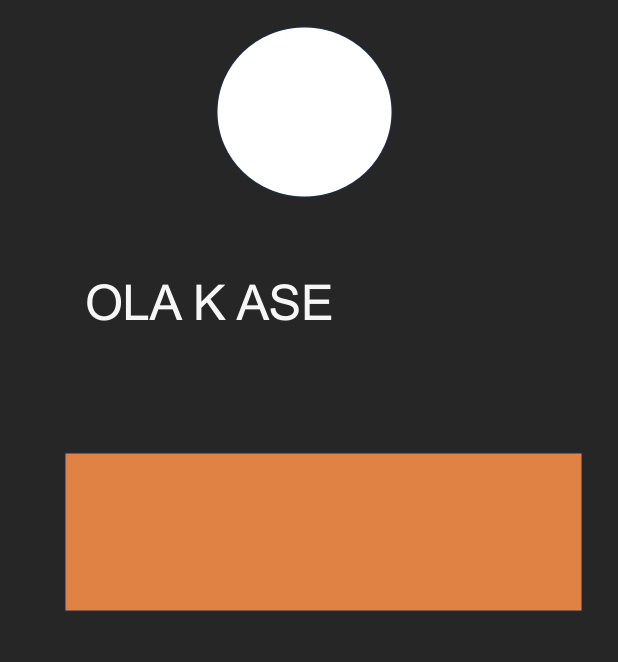
#> input picture imagen.png, 1236 x 1324 px, given in place of the camera (shown at 1/2 size)
$ python ocr_webcam.py
#> lines starting #> are read from the running program, lines starting #| are printed output that depends on the picture; after the words box and inside, x2 and y2 are one past the last pixel; in counts of white or black regions, pixels touching at a corner belong together


import cv2
import numpy as np

def reconocer_figuras_texto_camara():
    camara = cv2.VideoCapture(1)
    #
    while True:
        ret, imagen = camara.read()
#> imagen is the input picture: shape (1324, 1236, 3); mean B, G, R 57.8, 69.9, 88.3

        if not ret:
            break

        alto, ancho, _ = imagen.shape
#> alto = 1324; ancho = 1236

        #RECONOCIMIENTO DE FIGURA
        region_superior = imagen[0:int(alto/3),:]
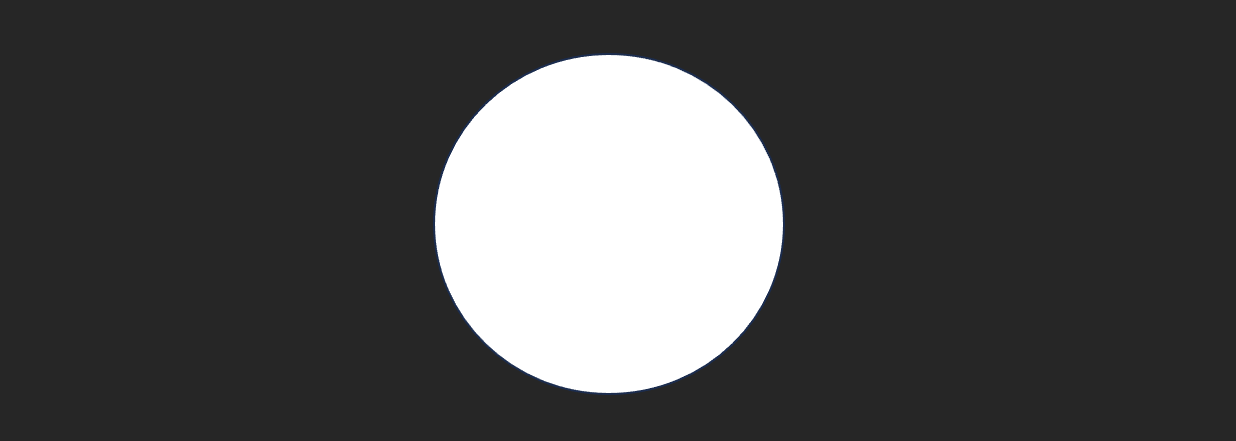
#> region_superior: shape (441, 1236, 3); mean B, G, R 74.9, 74.8, 74.7

        region_superior_gris = cv2.cvtColor(region_superior, cv2.COLOR_BGR2GRAY)

        _, region_superior_binaria = cv2.threshold(region_superior_gris, 127, 255, cv2.THRESH_BINARY)
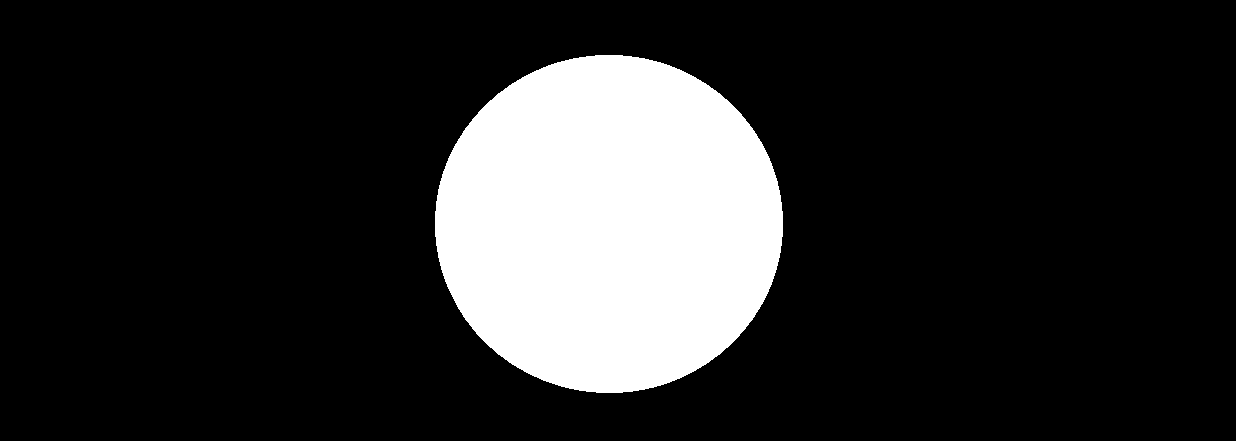
#> region_superior_binaria: shape (441, 1236); 16.9% white; 1 white region

        contornos, _ = cv2.findContours(region_superior_binaria, cv2.RETR_EXTERNAL, cv2.CHAIN_APPROX_SIMPLE)
#> contornos = 1 contour; box (x1, y1, x2, y2) and area: (435, 55, 783, 393) 91904


        figuras = []

        for contorno in contornos:
            # Aproximar el contorno a una figura de pocos lados
            approx = cv2.approxPolyDP(contorno, 0.04 * cv2.arcLength(contorno, True), True)
            lados = len(approx)

            # Determinar el tipo de figura basado en el número de lados
            if lados == 3:
                tipo_figura = "Triangulo"
            elif lados == 4:
                x, y, ancho, alto = cv2.boundingRect(approx)
                aspect_ratio = float(ancho) / alto

                # Si el aspect ratio está cerca de 1, es un cuadrado; de lo contrario, es un rectángulo
                tipo_figura = "Cuadrado" if aspect_ratio >= 0.95 and aspect_ratio <= 1.05 else "Rectángulo"
            elif lados == 5:
                tipo_figura = "Pentagono"
            elif lados == 6:
                tipo_figura = "Hexagono"
            else:
                tipo_figura = "Desconocido"

            # Agregar la figura reconocida a la lista
            figuras.append(tipo_figura)
#> this loop made 1 pass
#> (lados, tipo_figura) on pass 1: (8, 'Desconocido')
#> after the loop, figuras = ['Desconocido']

        # Dibujar los contornos y etiquetas en la imagen completa
        imagen = cv2.drawContours(imagen, contornos, -1, (0, 255, 0), 2)
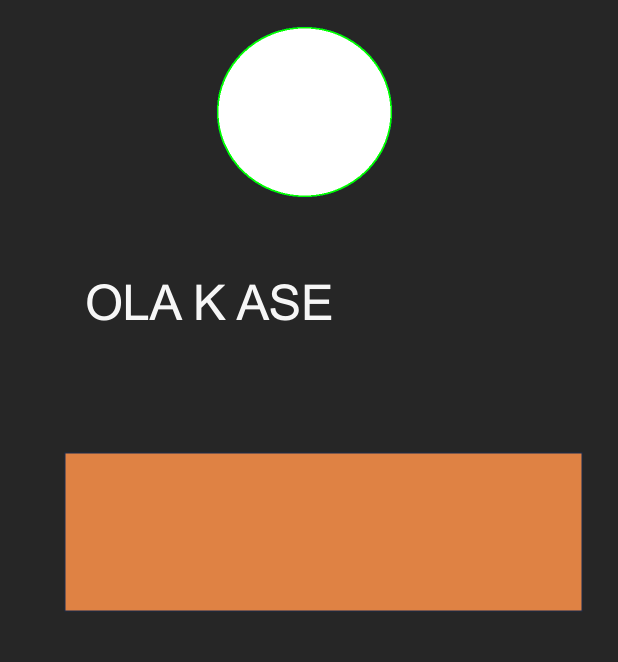
#> imagen: shape (1324, 1236, 3) (shown at 1/2 size); 0.23% of pixels changed, all inside (x1, y1, x2, y2) = (434, 54, 784, 394)

        for i, figura in enumerate(figuras):
            x, y, _, _ = cv2.boundingRect(contornos[i])
            cv2.putText(imagen, figura, (x, y - 10), cv2.FONT_HERSHEY_SIMPLEX, 0.9, (0, 255, 0), 2)
#> this loop made 1 pass
#> (figura, x, y) on pass 1: ('Desconocido', 435, 55)
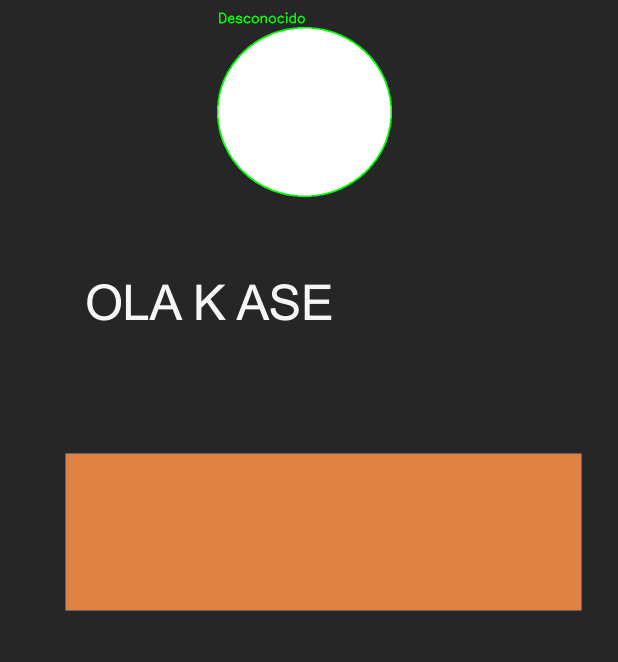
#> imagen: shape (1324, 1236, 3) (shown at 1/2 size); 0.08% of pixels changed, all inside (x1, y1, x2, y2) = (438, 24, 610, 47)

        #PARA RECONOCIMIENTO DE COLOR
        region_baja = imagen[int(2*alto/3):alto, :]
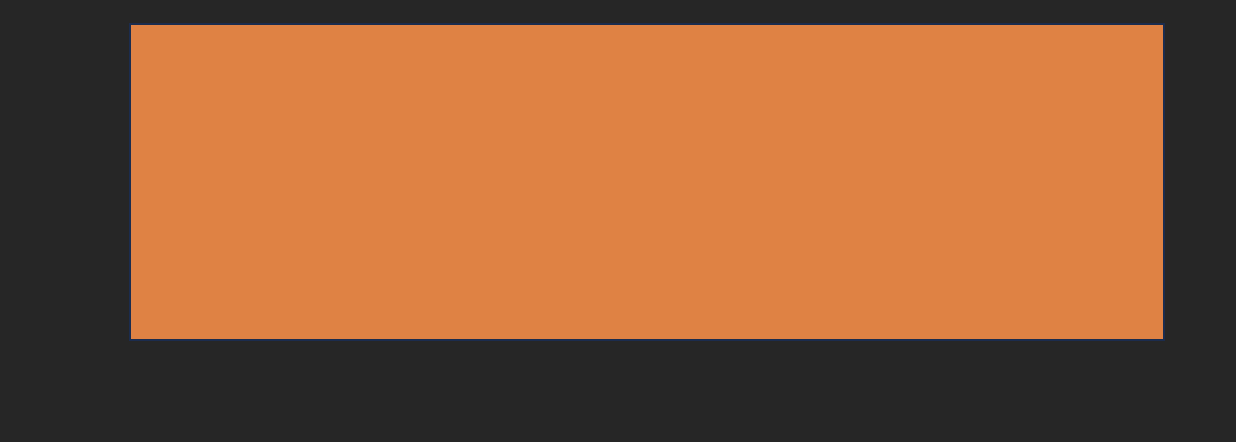
#> region_baja: shape (442, 1236, 3); mean B, G, R 56.2, 92.6, 147.6

        hsv = cv2.cvtColor(region_baja, cv2.COLOR_BGR2HSV)
#> hsv: shape (442, 1236, 3); mean H, S, V 8.2, 106.6, 148.1

        # Definir los rangos de colores que deseas reconocer
        lower_blue = np.array([100, 50, 50])  # Rango inferior del color azul en HSV
        upper_blue = np.array([130, 255, 255])  # Rango superior del color azul en HSV

        lower_red = np.array([0, 50, 50])  # Rango inferior del color rojo en HSV
        upper_red = np.array([10, 255, 255])  # Rango superior del color rojo en HSV

        lower_green = np.array([36, 50, 50])  # Rango inferior del color verde en HSV
        upper_green = np.array([70, 255, 255])  # Rango superior del color verde en HSV

        lower_yellow = np.array([20, 50, 50])  # Rango inferior del color amarillo en HSV
        upper_yellow = np.array([35, 255, 255])  # Rango superior del color amarillo en HSV

        lower_purple = np.array([130, 50, 50])  # Rango inferior del color morado en HSV
        upper_purple = np.array([160, 255, 255])  # Rango superior del color morado en HSV

        lower_gray = np.array([0, 0, 50])  # Rango inferior del color gris en HSV
        upper_gray = np.array([180, 50, 200])  # Rango superior del color gris en HSV

        lower_pink = np.array([160, 50, 50])  # Rango inferior del color rosa en HSV
        upper_pink = np.array([180, 255, 255])  # Rango superior del color rosa en HSV

        # Aplicar máscaras para obtener solo los píxeles en los rangos de colores
        mask_blue = cv2.inRange(hsv, lower_blue, upper_blue)
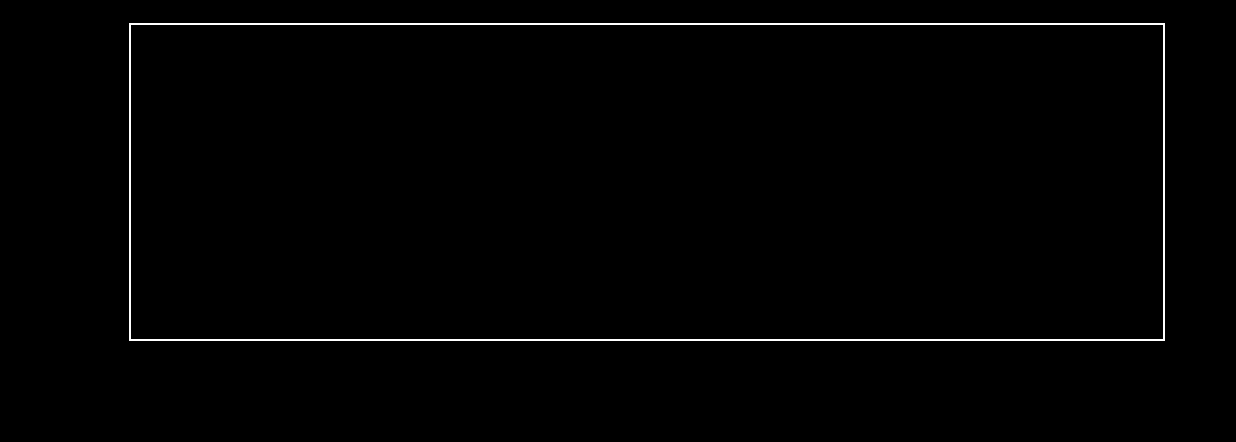
#> mask_blue: shape (442, 1236); 0.99% white in thin lines or dots, all inside (x1, y1, x2, y2) = (129, 23, 1165, 341)
        mask_red = cv2.inRange(hsv, lower_red, upper_red)
#> mask_red: shape (442, 1236); every value is 0
        mask_green = cv2.inRange(hsv, lower_green, upper_green)
        mask_yellow = cv2.inRange(hsv, lower_yellow, upper_yellow)
        mask_purple = cv2.inRange(hsv, lower_purple, upper_purple)
        mask_gray = cv2.inRange(hsv, lower_gray, upper_gray)
        mask_pink = cv2.inRange(hsv, lower_pink, upper_pink)

        # Aplicar operaciones de filtrado para reducir el ruido
        kernel = np.ones((5, 5), np.uint8)
        mask_blue = cv2.morphologyEx(mask_blue, cv2.MORPH_OPEN, kernel)
        mask_red = cv2.morphologyEx(mask_red, cv2.MORPH_OPEN, kernel)
        mask_green = cv2.morphologyEx(mask_green, cv2.MORPH_OPEN, kernel)
        mask_yellow = cv2.morphologyEx(mask_yellow, cv2.MORPH_OPEN, kernel)
        mask_purple = cv2.morphologyEx(mask_purple, cv2.MORPH_OPEN, kernel)
        mask_gray = cv2.morphologyEx(mask_gray, cv2.MORPH_OPEN, kernel)
        mask_pink = cv2.morphologyEx(mask_pink, cv2.MORPH_OPEN, kernel)

        # Encontrar los contornos de los objetos detectados para cada color
        contours_blue, _ = cv2.findContours(mask_blue, cv2.RETR_EXTERNAL, cv2.CHAIN_APPROX_SIMPLE)
#> contours_blue = []
        contours_red, _ = cv2.findContours(mask_red, cv2.RETR_EXTERNAL, cv2.CHAIN_APPROX_SIMPLE)
#> contours_red = []
        contours_green, _ = cv2.findContours(mask_green, cv2.RETR_EXTERNAL, cv2.CHAIN_APPROX_SIMPLE)
#> contours_green = []
        contours_yellow, _ = cv2.findContours(mask_yellow, cv2.RETR_EXTERNAL, cv2.CHAIN_APPROX_SIMPLE)
#> contours_yellow = []
        contours_purple, _ = cv2.findContours(mask_purple, cv2.RETR_EXTERNAL, cv2.CHAIN_APPROX_SIMPLE)
#> contours_purple = []
        contours_gray, _ = cv2.findContours(mask_gray, cv2.RETR_EXTERNAL, cv2.CHAIN_APPROX_SIMPLE)
#> contours_gray = []
        contours_pink, _ = cv2.findContours(mask_pink, cv2.RETR_EXTERNAL, cv2.CHAIN_APPROX_SIMPLE)
#> contours_pink = []

        # Dibujar contornos en la imagen original para cada color y agregar texto
        cv2.drawContours(region_baja, contours_blue, -1, (255, 0, 0), 2)
        cv2.drawContours(region_baja, contours_red, -1, (0, 0, 255), 2)
        cv2.drawContours(region_baja, contours_green, -1, (0, 255, 0), 2)
        cv2.drawContours(region_baja, contours_yellow, -1, (0, 255, 255), 2)
        cv2.drawContours(region_baja, contours_purple, -1, (128, 0, 128), 2)
        cv2.drawContours(region_baja, contours_gray, -1, (128, 128, 128), 2)
        cv2.drawContours(imagen, contours_pink, -1, (255, 192, 203), 2)

        # Etiquetas de los colores
        color_labels = {
            "blue": (255, 0, 0),
            "red": (0, 0, 255),
            "green": (0, 255, 0),
            "yellow": (0, 255, 255),
            "purple": (128, 0, 128),
            "gray": (128, 128, 128),
            "pink": (255, 192, 203)
        }

        # Mostrar el nombre del color sobre los contornos
        for contour in contours_blue:
            x, y, w, h = cv2.boundingRect(contour)
            cv2.putText(region_baja, "Azul", (x, y), cv2.FONT_HERSHEY_SIMPLEX, 0.5, color_labels["blue"], 2)
#> this loop made 0 passes

        for contour in contours_red:
            x, y, w, h = cv2.boundingRect(contour)
            cv2.putText(region_baja, "Rojo", (x, y), cv2.FONT_HERSHEY_SIMPLEX, 0.5, color_labels["red"], 2)

        for contour in contours_green:
            x, y, w, h = cv2.boundingRect(contour)
            cv2.putText(region_baja, "Verde", (x, y), cv2.FONT_HERSHEY_SIMPLEX, 0.5, color_labels["green"], 2)

        for contour in contours_yellow:
            x, y, w, h = cv2.boundingRect(contour)
            cv2.putText(region_baja, "Amarillo", (x, y), cv2.FONT_HERSHEY_SIMPLEX, 0.5, color_labels["yellow"], 2)

        for contour in contours_purple:
            x, y, w, h = cv2.boundingRect(contour)
            cv2.putText(region_baja, "Morado", (x, y), cv2.FONT_HERSHEY_SIMPLEX, 0.5, color_labels["purple"], 2)


        cv2.imshow("Reconocimiento", imagen)

        if cv2.waitKey(1) & 0xFF == ord('q'):
#> (key q is pressed here)
            break

    camara.release()
    cv2.destroyAllWindows

reconocer_figuras_texto_camara()

"""import cv2
import pytesseract

pytesseract.pytesseract.tesseract_cmd = r'/usr/local/Cellar/tesseract/5.3.1/bin/tesseract'

def reconocer_texto_camara():
    # Capturar video de la cámara
    captura = cv2.VideoCapture(0)

    while True:
        # Leer fotograma de la cámara
        _, fotograma = captura.read()

        # Obtener la región horizontal de la imagen (1/3 de la altura)
        altura, ancho, _ = fotograma.shape
        region_horizontal = fotograma[altura//3:2*altura//3, :]

        # Convertir la región a escala de grises
        gris = cv2.cvtColor(region_horizontal, cv2.COLOR_BGR2GRAY)

        # Aplicar umbralización adaptativa para resaltar el texto
        _, umbral = cv2.threshold(gris, 0, 255, cv2.THRESH_BINARY_INV + cv2.THRESH_OTSU)

        # Obtener el texto reconocido usando Tesseract OCR
        texto = pytesseract.image_to_string(umbral, lang='eng')

        # Encontrar los contornos de las palabras
        contornos, _ = cv2.findContours(umbral, cv2.RETR_EXTERNAL, cv2.CHAIN_APPROX_SIMPLE)

        for contorno in contornos:
            # Calcular el rectángulo del contorno
            (x, y, w, h) = cv2.boundingRect(contorno)

            # Dibujar el rectángulo
            cv2.rectangle(fotograma, (x, y + altura//3), (x + w, y + altura//3 + h), (0, 255, 0), 2)

        # Posicionar el texto en el centro de la región horizontal
        pos_x = 50
        pos_y = altura//3 + 50
        cv2.putText(fotograma, texto, (pos_x, pos_y), cv2.FONT_HERSHEY_SIMPLEX, 1, (0, 0, 255), 2)

        # Mostrar la imagen en una ventana
        cv2.imshow('Texto reconocido', fotograma)

        # Salir si se presiona la tecla 'q'
        if cv2.waitKey(1) & 0xFF == ord('q'):
            break

    # Liberar los recursos
    captura.release()
    cv2.destroyAllWindows()


reconocer_texto_camara()
"""
